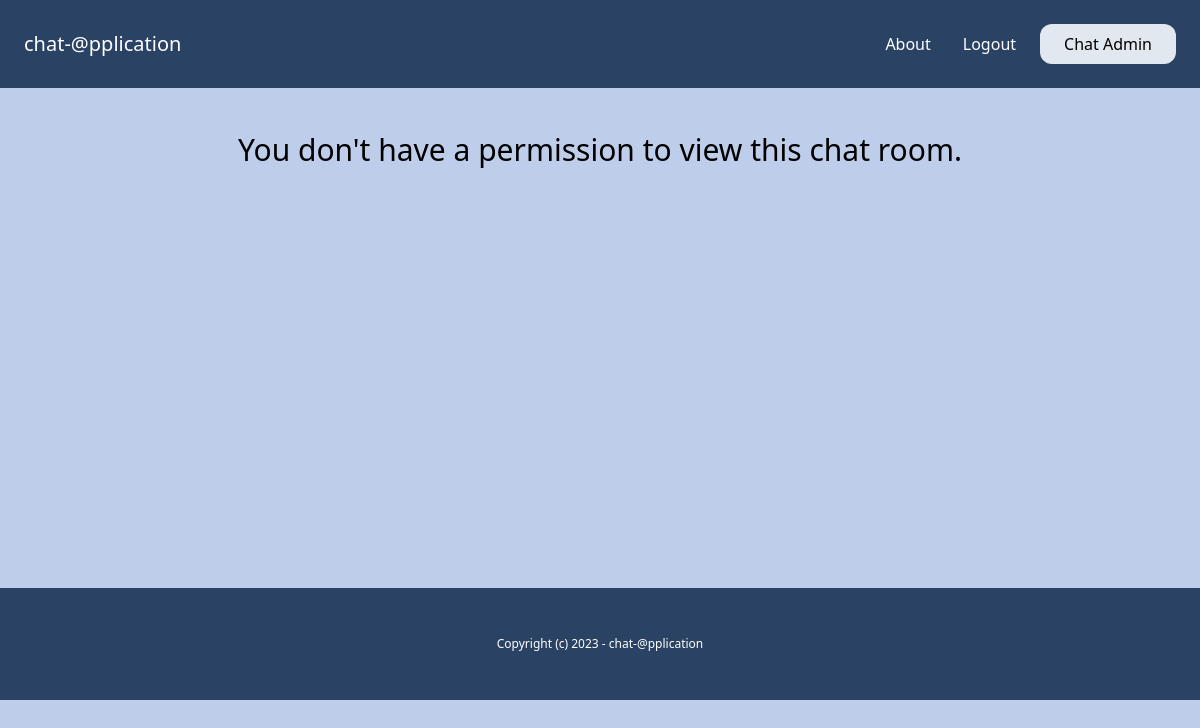
The app's page /admin-dashboard/room_details/o1r65l8ow8/ (signed in), older data.
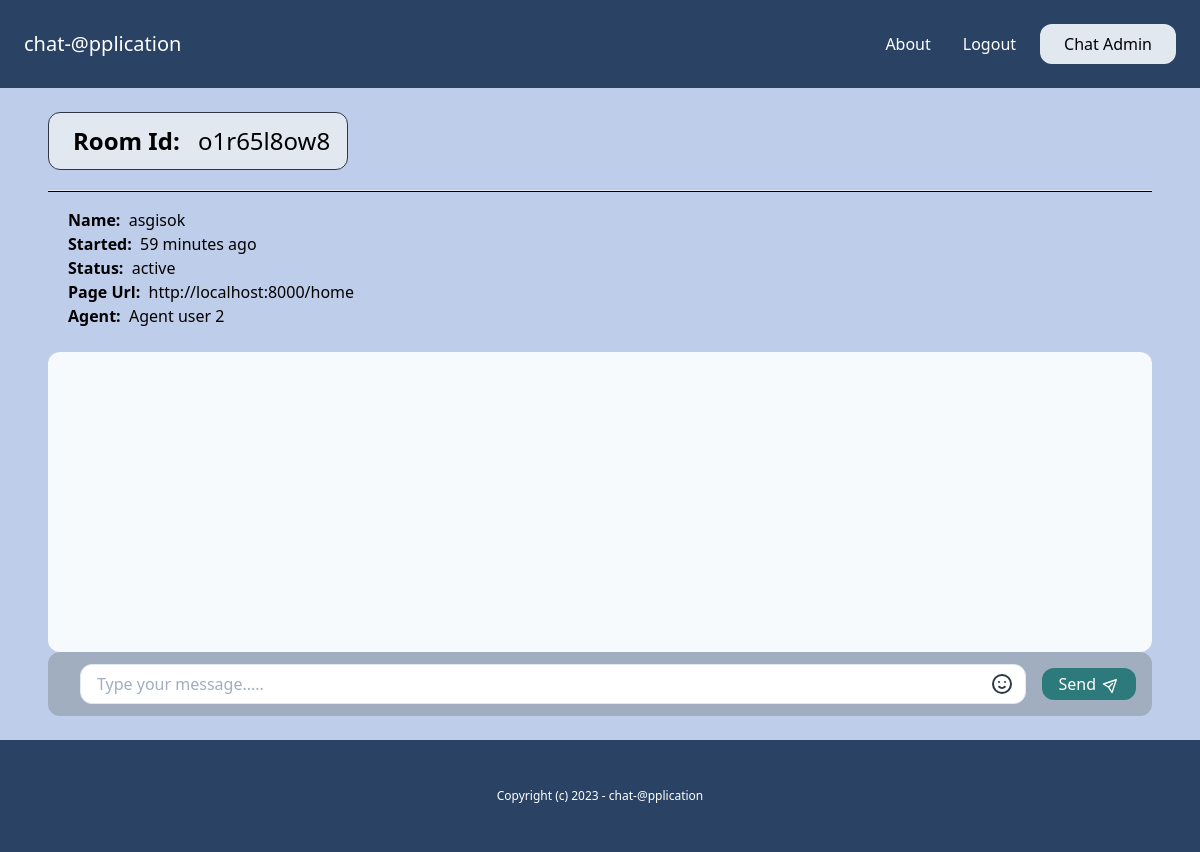
The same page, newer data.
### chat/models.py (models this page shows, shortened)
class Room(models.Model):
    WAITING = "waiting"
    ACTIVE = "active"
    CLOSED = "closed"
    CHOICES_STATUS = (
        (WAITING, "waiting"),
        (ACTIVE, "active"),
        (CLOSED, "closed"),
    )
    uuid = models.CharField(max_length=255)
    client = models.CharField(max_length=255)
    agent = models.ForeignKey(User, null=True, blank=True, related_name="rooms", on_delete=models.CASCADE)
    messages = models.ManyToManyField(Message, blank=True)
    url = models.CharField(max_length=255, blank=True, null=True)
    status = models.CharField(max_length=20, choices=CHOICES_STATUS, default=WAITING)
    created_at = models.DateTimeField(auto_now_add=True)
    class Meta:
        ordering = ("-created_at",)

### account/models.py (models this page shows)
class User(AbstractBaseUser, PermissionsMixin):
    AGENT = 'agent'
    MANAGER = 'manager'
    CUSTOMER = 'customer'
    ROLES_CHOICES = (
        (AGENT, 'Agent'),
        (MANAGER, 'Manager'),
        (CUSTOMER, 'Customer')
    )
    id = models.UUIDField(primary_key=True, default=uuid.uuid4, editable=False)
    email = models.EmailField(unique=True)
    name = models.CharField(max_length=255, blank=True, default='')
    role = models.CharField(max_length=20, choices=ROLES_CHOICES, default=AGENT)
    is_active = models.BooleanField(default=True)
    is_superuser = models.BooleanField(default=False)
    is_staff = models.BooleanField(default=False)
    date_joined = models.DateTimeField(default=timezone.now)
    last_login = models.DateTimeField(blank=True, null=True)
    objects = CustomUserManager()
    USERNAME_FIELD = 'email'
    EMAIL_FIELD = 'email'
    REQUIRED_FIELDS = ['name']

### chat/views.py (the view)
# urls.py: path("admin-dashboard/room_details/<str:uuid>/", views.get_room_details, name="room_details"),
@login_required
def get_room_details(request, uuid):
    try:
        room = Room.objects.get(uuid=uuid)
        if room.agent == request.user or request.user.groups.first().name == "Manager" or (request.user.groups.first().name == "agent" and not room.agent):
            if request.user.groups.first().name == "agent" and room.status == Room.WAITING:
                room.status = Room.ACTIVE
                room.agent = request.user
                room.save()
                messages.info(request, f"{request.user.name} you are assigned as a agent for this chat room !!!!")
            return render(request, "chat/room_details.html", {"room": room})
        return render(request, "chat/room_details.html")
    except:
        return render(request, "chat/room_details.html")

### chat/templates/chat/room_details.html (shortened to what this page needs)
{% extends "core/base.html" %}
{% load chat_tags %}
{% load static %}
{% block content %}
    {% if room %}
    <div>
        <h1 class="text-2xl border border-gray-800 rounded-xl max-w-[300px] p-3 bg-gray-300"><b class="mx-3">Room Id:</b> {{room.uuid}} </h1>
        <hr class="mt-5 text-black">
        <p class="mt-4 mx-5 mb-6">
            <b>Name: &nbsp;</b>{{room.client}}<br>
            <b>Started: &nbsp;</b>{{room.created_at|timesince}} ago<br>
            <b>Status: &nbsp;</b>{{room.status}}<br>
            <b>Page Url: &nbsp;</b>{{room.url}}<br>
            <b>Agent: &nbsp;</b>{% firstof room.agent.name "None yet...."%}<br>
        </p>
        <div class="h-[300px] bg-gray-100 mt-5 overflow-scroll rounded-xl flex flex-col flex-grow" id="message_box">
        </div>
        {% if room.status == "active" or request.user.groups.all.first.name == "Manager" %}
            <div class="flex flex-row items-center h-16 rounded-xl bg-gray-500 w-full px-4">
                <div class="flex-grow ml-4">
                    <div class="relative w-full">
                        <input type="text" id="message_content"
                            class="flex w-full border rounded-xl focus:outline-none focus:border-indigo-800 pl-4 h-10" placeholder="Type your message....." />
                        <button
                            class="absolute flex items-center justify-center h-full w-12 right-0 top-0 text-gray-800 hover:text-gray-600">
                            <svg class="w-6 h-6" fill="none" stroke="currentColor" viewBox="0 0 24 24"
                                xmlns="http://www.w3.org/2000/svg">
                                <path stroke-linecap="round" stroke-linejoin="round" stroke-width="2"
                                    d="M14.828 14.828a4 4 0 01-5.656 0M9 10h.01M15 10h.01M21 12a9 9 0 11-18 0 9 9 0 0118 0z">
                                </path>
                            </svg>
                        </button>
                    </div>
                </div>
                <div class="ml-4">
                    <button id="send_message"
                        class="flex items-center justify-center bg-teal-700 hover:bg-teal-800 rounded-xl text-white px-4 py-1 flex-shrink-0">
                        <span>Send</span>
                        <span class="ml-2">
                            <svg class="w-4 h-4 transform rotate-45 -mt-px" fill="none" stroke="currentColor"
                                viewBox="0 0 24 24" xmlns="http://www.w3.org/2000/svg">
                                <path stroke-linecap="round" stroke-linejoin="round" stroke-width="2"
                                    d="M12 19l9 2-9-18-9 18 9-2zm0 0v-8"></path>
                            </svg>
                        </span>
                    </button>
                </div>
            </div>
        {% endif %}
    </div>
    {% else %}
        <div class="mt-5">
            <p class="text-center text-3xl">You don't have a permission to view this chat room.</p>
        </div>
    {% endif %}
{% endblock %}

Row changes from the older to the newer data that the page shows:
added Room: uuid "o1r65l8ow8", client "asgisok", created_at "59 minutes", status "active", url "http://localhost:8000/home", agent.name "Agent user 2"
Text that changed along with them:
text no longer shown: "You don't have a permission to view this chat room."
text now shown: "Room Id: Name: Started: ago Status: Page Url: Agent: Send"
